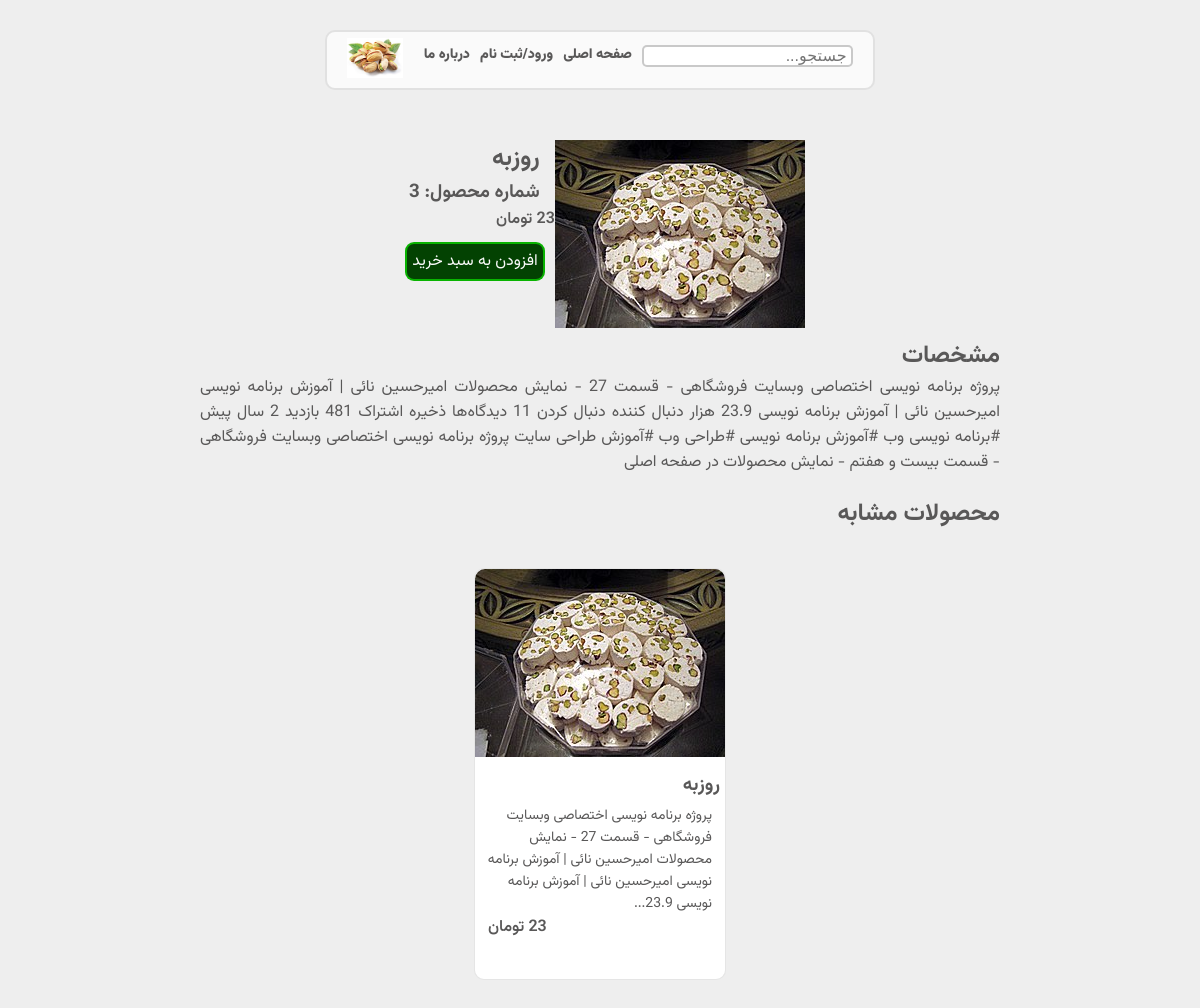
The app's page /product/3/روزبه with its own data.
### models/product.py (models this page shows)
class Product(db.Model):
    __tablename__ = "products"
    id = Column(Integer, primary_key=True)
    name = Column(String, unique=True, nullable=False, index=True)
    description = Column(String, nullable=False, index=True)
    price = Column(Integer, nullable=False, index=True)
    active = Column(Integer, nullable=False, index=True)

### blueprint/general.py (the view)
@app.route('/product/<int:id>/<name>')
def product(id, name):
    products = Product.query.filter(Product.id == id).filter(Product.name == name).filter(Product.active == 1)\
        .first_or_404()
    another_product = Product.query.filter(Product.active == 1).filter(Product.name.like(f'%{products.name[0:5]}%')).order_by(func.random()).limit(3).all()
    return render_template('product.html', products=products, another_product=another_product)

### templates/product.html (shortened to what this page needs)
{% extends "base.html" %}
{% block body %}
    {% include 'part/header.html' %}
    <div class="product-detail">
    <div><img  src="{{ url_for('static',filename='cover/'+products.id|string+'.jpg') }}"></div>
    <section>
    <h1 style="margin-right: 15px">{{products.name}}</h1>
    <h3 style="margin-right: 15px">شماره محصول: {{products.id}}</h3>
       <div>
           <span class="price" style="float: right;padding-left: 10px;">{{ products.price }} </span><br>
           <a class="add-to-cart-btn2"  href="/add-to-cart?id={{products.id}}">افزودن به سبد خرید</a>
       </div>
    </section>
    </div>
<article class="product-description">
<h2>مشخصات</h2>
<p > {{ products.description }}</p>
</article>
    <section class="similar-products-box">
         <h2>محصولات مشابه</h2>
         <section class="products">
                 {% for p in another_product %}
                    {% include 'part/product.html' %}
                 {% endfor %}
         </section>
    </section>
{% endblock %}

### templates/part/product.html (shortened to what this page needs)
<div class="product-box">
<a  style="all:unset;cursor: pointer" href="{{url_for('general.product',id=p.id,name=p.name)}}">
    <section >
       <img src="{{url_for('static',filename='cover/'+p.id|string+'.jpg')}}">
       <h3>{{ p.name }}</h3>
       <p>{{p.description|truncate(150)}}</p>
        <span class="price">
        </span>
    </section>
</a>
</div>

### static/css/index.css (style rules this page uses)
body { padding: 0px; margin: 0px; font-size: 16px; background: #eeeeee; color: var(--fontcolor--); font-family: Vazirmatn; }
:root { --fontcolor-- : #595858; }
.products { max-width: 847px; flex-wrap:wrap; margin: auto; display: flex; justify-content: center; align-items:start; margin-top: 20px; }
.product-box>a>section { max-width: 250px; margin: 15px; border: 1px solid rgba(0,0,0,0.1); border-radius: 10px; height:380px; padding-bottom: 30px; background: white; }
.product-box section>img { width: 100%; border-top-right-radius: inherit; border-top-left-radius: inherit; }
.product-box section>h3 { margin: 5px; }
.product-box { position: relative; }
.product-box>a>section>p { font-size: 14px; margin: 0 10px; padding-right: 3px; }
* { transition: all 200ms; margin: 0; padding: 0; }
.price { font-weight: 600; font-size: 16px; padding-left: 13px; float: left ; }
.add-to-cart-btn2 { text-decoration: none; padding: 5px; font-size: 16px; border: 2px solid rgba(14,255,0,0.6); border-radius: 9px; background: rgb(3, 66, 2); color: #fafafa; float:left; margin: 10px; font-weight:400; }
.product-detail { display: flex; flex-wrap: wrap; max-width: 800px; justify-content: center; align-items: start; margin: 50px auto auto; }
.product-description { max-width: 800px; margin: auto; }
.product-description p { text-align: justify; }
.similar-products-box { max-width: 800px; margin: 20px auto ; }

### records on screen
Product: name "روزبه", id "3", description "پروژه برنامه نویسی اختصاصی وبسایت فروشگاهی - قسمت 27 - نمایش محصولات امیرحسین نائی | آموزش برنامه نویسی امیرحسین نائی | آموزش برنامه نویسی 23.9 هزار دنبال کننده دنبال کردن 11 دیدگاه‌ها ذخیره اشتراک 481 بازدید 2 سال پیش #برنامه نویسی وب #آموزش برنامه نویسی #طراحی وب #آموزش طراحی سایت پروژه برنامه نویسی اختصاصی وبسایت فروشگاهی - قسمت بیست و هفتم - نمایش محصولات در صفحه اصلی", description "پروژه برنامه نویسی اختصاصی وبسایت فروشگاهی - قسمت 27 - نمایش محصولات امیرحسین نائی | آموزش برنامه نویسی امیرحسین نائی | آموزش برنامه نویسی 23.9..."
